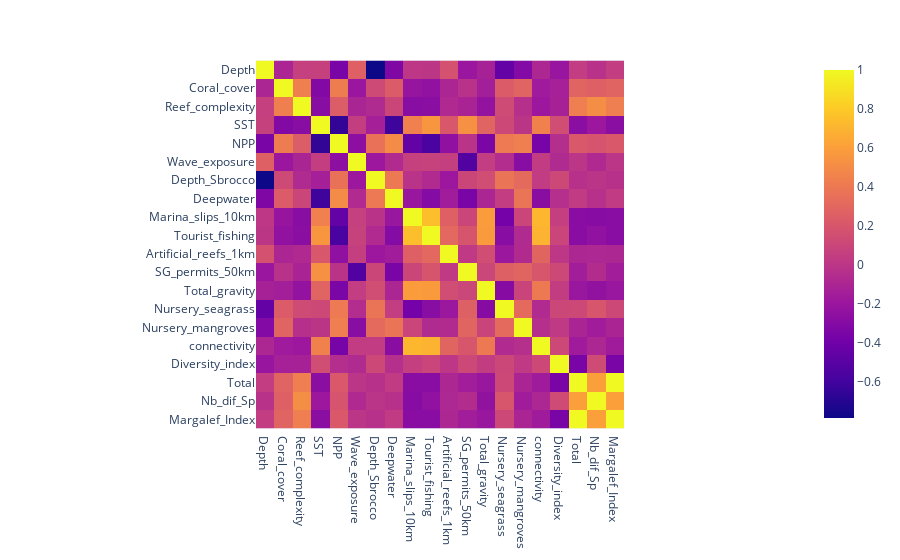

Notebook cell for this chart:
### Code cell
#Correlation between those features

test_num = test.select_dtypes(include=np.number) 

px.imshow(test_num.corr())

### Figure 1 — Plotly figure (JSON) as saved in the notebook; plotly's stock layout.template omitted (floating-point values rounded to 4 significant figures; data arrays with more than 128 entries replaced by an {"elided": "..."} marker saying what was removed)
{"data": [{"coloraxis": "coloraxis", "hovertemplate": "x: %{x}<br>y: %{y}<br>color: %{z}<extra></extra>", "name": "0", "type": "heatmap", "x": ["Depth", "Coral_cover", "Reef_complexity", "SST", "NPP", "Wave_exposure", "Depth_Sbrocco", "Deepwater", "Marina_slips_10km", "Tourist_fishing", "Artificial_reefs_1km", "SG_permits_50km", "Total_gravity", "Nursery_seagrass", "Nursery_mangroves", "connectivity", "Diversity_index", "Total", "Nb_dif_Sp", "Margalef_Index"], "xaxis": "x", "y": ["Depth", "Coral_cover", "Reef_complexity", "SST", "NPP", "Wave_exposure", "Depth_Sbrocco", "Deepwater", "Marina_slips_10km", "Tourist_fishing", "Artificial_reefs_1km", "SG_permits_50km", "Total_gravity", "Nursery_seagrass", "Nursery_mangroves", "connectivity", "Diversity_index", "Total", "Nb_dif_Sp", "Margalef_Index"], "yaxis": "y", "z": {"elided": "20x20 float values"}}], "layout": {"coloraxis": {"colorscale": [[0, "#0d0887"], [0.1111, "#46039f"], [0.2222, "#7201a8"], [0.3333, "#9c179e"], [0.4444, "#bd3786"], [0.5556, "#d8576b"], [0.6667, "#ed7953"], [0.7778, "#fb9f3a"], [0.8889, "#fdca26"], [1, "#f0f921"]]}, "margin": {"t": 60}, "xaxis": {"anchor": "y", "constrain": "domain", "domain": [0, 1], "scaleanchor": "y"}, "yaxis": {"anchor": "x", "autorange": "reversed", "constrain": "domain", "domain": [0, 1]}}}
